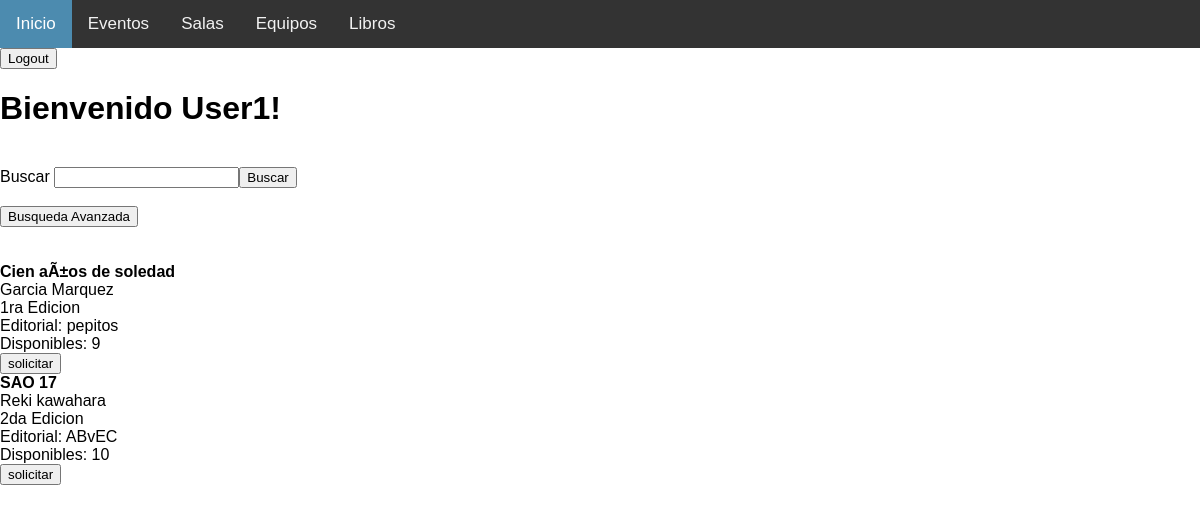
The app's page /libros.php (signed in) with its own data.
### tables this page shows
CREATE TABLE `libros` (
  `ID_Libro` int(11) NOT NULL,
  `Titulo` char(30) NOT NULL,
  `Autor` char(30) NOT NULL,
  `ISBN` char(20) NOT NULL,
  `Edicion` char(20) NOT NULL,
  `Editorial` char(30) NOT NULL,
  `Paginas` int(11) NOT NULL,
  `Copias` int(11) NOT NULL,
  `Disponibles` int(11) NOT NULL
);

### utils.php (called while the page is built, shortened)
<?php
    function isLogged(){
        if(isset($_SESSION['username'])){
            return true;
        }
        return false;
    }
?>

### libros.php (the view, shortened to what this page needs)
<!DOCTYPE html>
<html lang="en">
<head>
    <link rel="stylesheet" type="text/css" href="style.css">
</head>
<body>
    <?php
        include "utils.php";
        $con = mysqli_connect(HOST_DB,USUARIO_DB,USUARIO_PASS,NOMBRE_DB);
    ?>
    <div class="topnav">
      <a class="active" href="index.php">Inicio</a>
      <a href="ver-eventos.php">Eventos</a>
      <a href="salas.php">Salas</a>
      <a href="equipos.php">Equipos</a>
      <a href="libros.php">Libros</a>
    </div>
    <form action = "index.php" method = "post">
        <button type="submit" name = "logout">Logout</button>
    </form>
    <?php
        if (isLogged()){
            echo "<div><h1>Bienvenido " . $_SESSION["username"]. "!</h1></div><br>";
            $con = mysqli_connect(HOST_DB,USUARIO_DB,USUARIO_PASS,NOMBRE_DB);
            $estructura = "";
            $estructura .= '<form method="get" action="' . $_SERVER["PHP_SELF"] . '">';
            $estructura .= 'Buscar <input type="text" name="tituloBuscado" required>';
            $estructura .= '<input type="submit" name="buscadorBasico" value="Buscar"></form><br>';
            $estructura .= '<form method="post" action="./buscadorAvanzado.php">';
            $estructura .= '<input type="submit" name="buscarLibro" value="Busqueda Avanzada"></form> <br><br>';
            $sql = "SELECT * FROM Libros";
            $libros =  mysqli_query($con, $sql);
            while ($libro = mysqli_fetch_array($libros)) {
              $idLibro = $libro['ID_Libro'];
              $titulo =  $libro['Titulo'];
              $autor = $libro['Autor'];
              $edicion = $libro['Edicion'];
              $editorial = $libro['Editorial'];
              $disponibles = $libro['Disponibles'];
              $estructura .= '<strong>' . $titulo . '</strong><br>';
              $estructura .=  "$autor <br> $edicion <br> Editorial: $editorial <br> Disponibles: $disponibles <br>";
              $estructura .= '<form method="post" action="' . $_SERVER["PHP_SELF"] . '">';
              $estructura .= '<input type="hidden" name="idLibro" value="' . $idLibro . '">';
              $estructura .= '<input type="hidden" name="disponibles" value="' . $disponibles . '">';
              $estructura .= '<input type="submit" name="solicitarLibro" value="solicitar"> </form>';
            }
              $estructura .= '<br><br>';
              echo $estructura;
        }
        else{
            mysqli_close($con);
            header('Location: '."index.php");
        }
    ?>
</body>
</html>

### style.css (style rules this page uses)
body { margin: 0; font-family: Arial, Helvetica, sans-serif; }
.topnav { overflow: hidden; background-color: #333; }
.topnav a { float: left; color: #f2f2f2; text-align: center; padding: 14px 16px; text-decoration: none; font-size: 17px; }
.topnav a.active { background-color: rgb(76, 139, 175); color: white; }

### records on screen
libros: Titulo "Cien aÃ±os de soledad", Autor "Garcia Marquez", Edicion "1ra Edicion", Editorial "pepitos", Disponibles "9"
libros: Titulo "SAO 17", Autor "Reki kawahara", Edicion "2da Edicion", Editorial "ABvEC", Disponibles "10"

### other values on screen
$_SESSION["username"] "User1"
